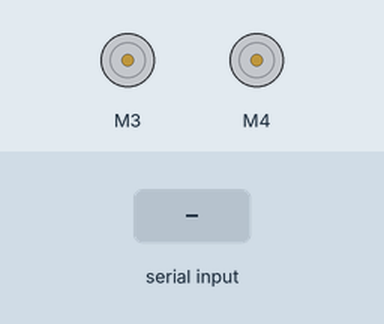
Recording of a sketch running on a simulated Arduino Uno, built with avr-gcc and run on an emulated ATmega328P. On the bench: 2 × DC motor (green arrow = forward, orange = backward, longer = faster). Inputs (shaded band) come from the test bench.

Above: at 1.2 s.
1.3 s: "1" received over Serial
At 1.7 s:
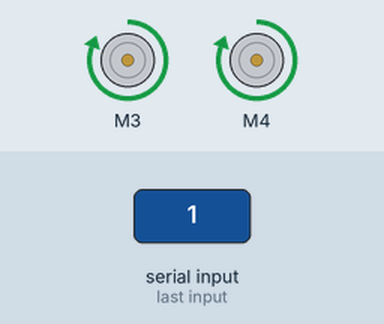
2.8 s: "2" received over Serial
At 4.0 s:
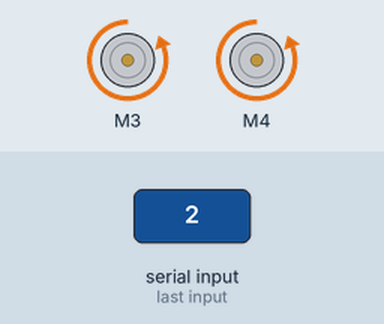
4.3 s: "3" received over Serial
At 5.2 s:
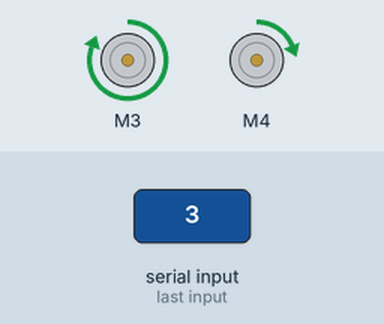
5.8 s: "4" received over Serial
At 6.3 s:
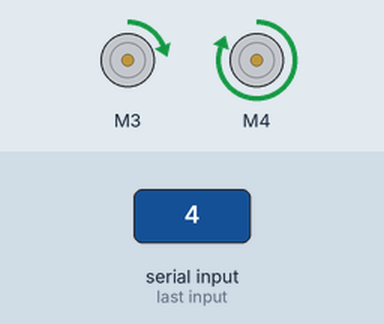
7.3 s: "0" received over Serial
At 8.7 s:
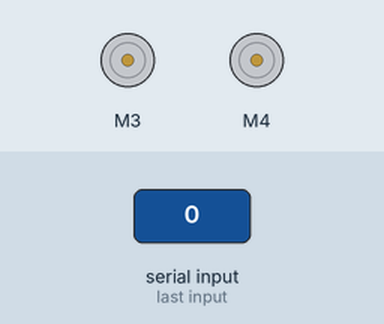
Timing chart, 0 to 9.8 s (numbered marks = the images above; inputs shaded):
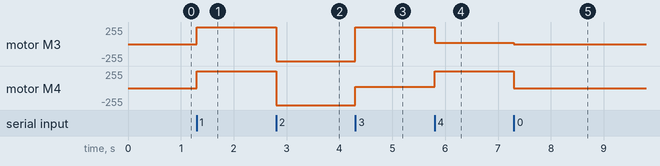

Measured:
- after the input at 1.3 s, motor M3, motor M4: stopped → forward 255/255 at once
- after the input at 2.8 s, motor M3, motor M4: forward 255/255 → backward 255/255 at once
- after the input at 4.3 s, motor M3: backward 255/255 → forward 255/255 at once; motor M4: backward 255/255 → forward 20/255 at once
- after the input at 5.8 s, motor M3: forward 255/255 → forward 20/255 at once; motor M4: forward 20/255 → forward 255/255 at once
- after the input at 7.3 s, motor M3: forward 20/255 → stopped at once; motor M4: forward 255/255 → stopped at once

The sketch:

serialwithpi.ino
```cpp
#include <AFMotor.h>

AF_DCMotor motor(3, MOTOR12_64KHZ); // create motor #2, 64KHz pwm
AF_DCMotor motor2(4, MOTOR12_64KHZ);
char serial_in;

void setup(){
  Serial.begin(9600);


 }

void loop(){
  if (Serial.available() > 0){
    serial_in = Serial.read();
    //going forward
    if( serial_in =='1'){
        motor.setSpeed(255); // set the speed to 200/255
        motor2.setSpeed(255);
        motor.run(FORWARD);
        motor2.run(FORWARD);
    }
    //going backwards
    else if( serial_in =='2'){
        motor.setSpeed(255); // set the speed to 200/255
        motor2.setSpeed(255);
        motor.run(BACKWARD); // turn it on going forward
        motor2.run(BACKWARD);
    }
    //turn left
    else if( serial_in =='3'){
        motor.setSpeed(255); // set the speed to 200/255
        motor2.setSpeed(20);
        motor.run(FORWARD);
        motor2.run(FORWARD);
        //motor2.run(BACKWARD);
    }
    //turn right
    else if( serial_in =='4'){
       motor.setSpeed(20); // set the speed to 200/255
       motor2.setSpeed(255);
       motor.run(FORWARD);
        //motor.run(BACKWARD); // turn it on going forward
       motor2.run(FORWARD);
    }
    else {
      motor.run(RELEASE);
      motor2.run(RELEASE);
    }
  delay(10);
  }
}
```
